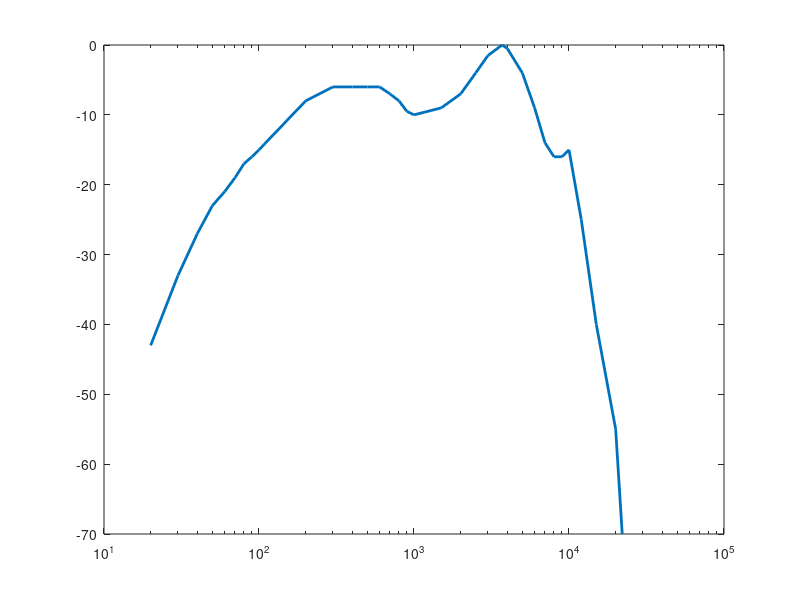

Write MATLAB code to recreate this figure. (Note: this script raises an error after producing the figure.)
% Trying to design a filter to match equal loudness curves
% David Robinson http://www.David.Robinson.org 10/07/2001

% This script draws some of the graphs on the following web page:
% http://www.David.Robinson.org/replaygain/equal_loudness.html


% Set sampling rate
fs=44100;

% Specify Equal Loudness amplitude response
if fs==44100 | fs==48000,
   EL80=[0,120;20,113;30,103;40,97;50,93;60,91;70,89;80,87;90,86;100,85;200,78;300,76;400,76;500,76;600,76;700,77;800,78;900,79.5;1000,80;1500,79;2000,77;2500,74;3000,71.5;3700,70;4000,70.5;5000,74;6000,79;7000,84;8000,86;9000,86;10000,85;12000,95;15000,110;20000,125;fs/2,140];
end
if fs==32000,
   EL80=[0,120;20,113;30,103;40,97;50,93;60,91;70,89;80,87;90,86;100,85;200,78;300,76;400,76;500,76;600,76;700,77;800,78;900,79.5;1000,80;1500,79;2000,77;2500,74;3000,71.5;3700,70;4000,70.5;5000,74;6000,79;7000,84;8000,86;9000,86;10000,85;12000,95;15000,110;fs/2,115];
end
linewidth=2;	% width of lines to plot in graphs

% Plot Target Response (70 minus equal loudness response)
semilogx(EL80(:,1),70-EL80(:,2),'-','LineWidth',linewidth)

hold on	% plot all graphs on same axis

% Generate an impulse to filter in order to yield the long-term impulse response of each filter
a(1:10000)=zeros;
a(5000)=1;

% Design an "A" Weighting filter
[B,A] = adsgn(fs);
b=filter(B,A,a);
frequency_response=fft(b);
amplitude_response=20*log10(abs(frequency_response));
frequency_axis=(0:length(b)-1)*fs/length(b);
min_f=2;
max_f=fix(length(b)/2)+1;
% Plot "A" Weighting curve
plot(frequency_axis(min_f:max_f),amplitude_response(min_f:max_f),'y','LineWidth',linewidth)	% plot interpolated line

% Convert target frequency and amplitude data into format suitable for yulewalk function
f=EL80(:,1)./(fs/2);
m=10.^((70-EL80(:,2))/20);

% Design a 10 coefficient filter using "yulewalk" function
[By,Ay]=yulewalk(10,f,m);
c=filter(By,Ay,a);

frequency_response=fft(c);
amplitude_response=20*log10(abs(frequency_response));
frequency_axis=(0:length(c)-1)*fs/length(c);
min_f=2;
max_f=fix(length(c)/2)+1;
% Plot frequency response of yulewalk IIR filter design
plot(frequency_axis(min_f:max_f),amplitude_response(min_f:max_f),'m','LineWidth',linewidth)	% plot interpolated line


% Design a 2nd order Butterwork high-pass filter using "butter" function
[Bb,Ab]=butter(2,(150/(fs/2)),'high');

d=filter(Bb,Ab,a);

frequency_response=fft(d);
amplitude_response=20*log10(abs(frequency_response));
frequency_axis=(0:length(d)-1)*fs/length(d);
min_f=2;
max_f=fix(length(d)/2)+1;
% Plot frequency response of Butterworth IIR filter
plot(frequency_axis(min_f:max_f),amplitude_response(min_f:max_f),'g','LineWidth',linewidth)	% plot interpolated line


e=filter(Bb,Ab,c);

frequency_response=fft(e);
amplitude_response=20*log10(abs(frequency_response));
frequency_axis=(0:length(e)-1)*fs/length(e);
min_f=2;
max_f=fix(length(e)/2)+1;
% Plot combined frequency response of yulewalk and Butterworth IIR filters
plot(frequency_axis(min_f:max_f),amplitude_response(min_f:max_f),'r.','LineWidth',linewidth)	% plot interpolated line


axis([frequency_axis(min_f) frequency_axis(max_f) -90 10])	% Set axis limits
hold off
xlabel('frequency / Hz');
ylabel('amplitude / dB');
grid on	% Draw grid
legend('target','A-weighting','yulewalk','butterworth','combined',3)	% Add legend to graph in bottom left corner

